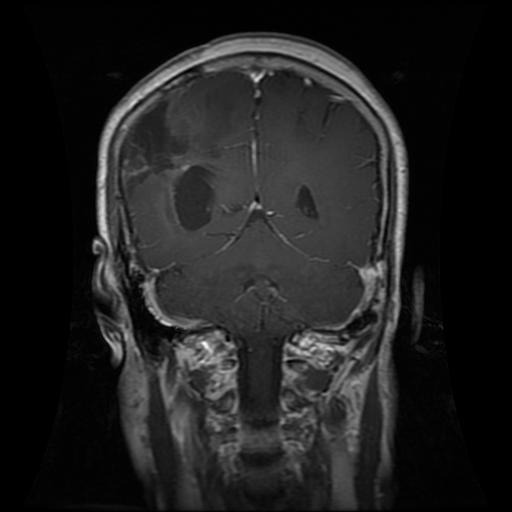
#> input picture ML_Assignment_07_BL.EN.U4AIE23141/Dataset/Tr-gl_0010.jpg, 512 x 512 px, found by its file name; its folder holds 4 pictures in this run
$ python lab7.py
#> lines starting #> are read from the running program, lines starting #| are printed output that depends on the picture
import os
import numpy as np
import cv2
from collections import Counter
from sklearn.model_selection import train_test_split
from sklearn.svm import OneClassSVM

# Path to dataset folder containing glioma images
DATASET_PATH ="C:\\AIO\\Semster Files\\SEMSTER - 4\\ML\\Lab Work\\ML_Assignment_07_BL.EN.U4AIE23138\\Dataset"

# Load images from the dataset
def load_images_from_folder(folder):
    images = []
    for filename in os.listdir(folder):
        img_path = os.path.join(folder, filename)
        img = cv2.imread(img_path)  # Read image
#> img is the input picture: shape (512, 512, 3); min 0, max 255, mean 31.9
        if img is not None:
            img = cv2.resize(img, (128, 128))  # Resize all images to (128x128)
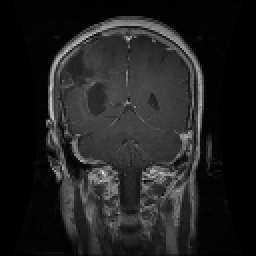
#> img: shape (128, 128, 3) (shown 2 times larger); min 0, max 233, mean 32.1
            images.append(img)
#> pass 2 of the loop in load_images_from_folder, `for filename in os.listdir(folder):`:
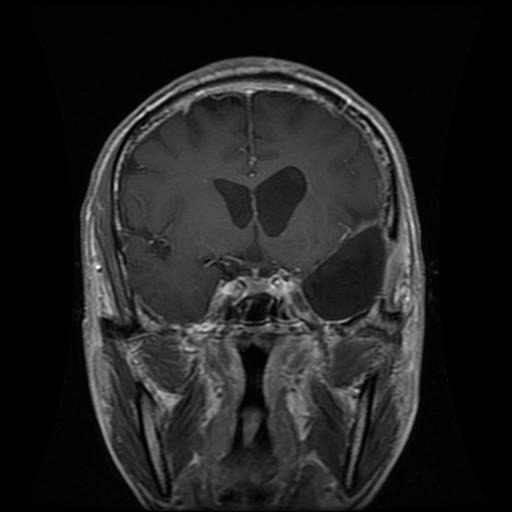
#> input picture ML_Assignment_07_BL.EN.U4AIE23141/Dataset/Tr-gl_0011.jpg, 512 x 512 px, found by its file name
#> in load_images_from_folder, img is the input picture: shape (512, 512, 3); min 0, max 255, mean 33
#> in load_images_from_folder, `img = cv2.resize(img, (128, 128))`:
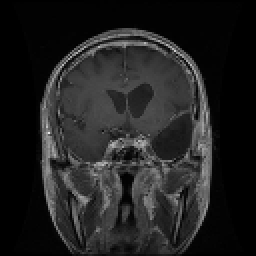
#> img: shape (128, 128, 3) (shown 2 times larger); min 0, max 229, mean 33.1
#> pass 3 of the loop in load_images_from_folder, `for filename in os.listdir(folder):`:
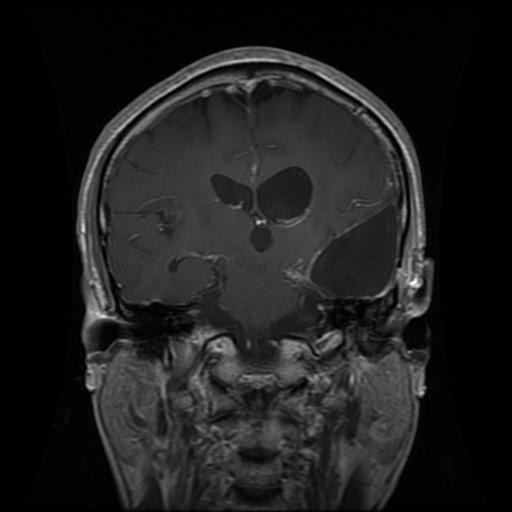
#> input picture ML_Assignment_07_BL.EN.U4AIE23141/Dataset/Tr-gl_0012.jpg, 512 x 512 px, found by its file name
#> in load_images_from_folder, img is the input picture: shape (512, 512, 3); min 0, max 255, mean 30.2
#> in load_images_from_folder, `img = cv2.resize(img, (128, 128))`:
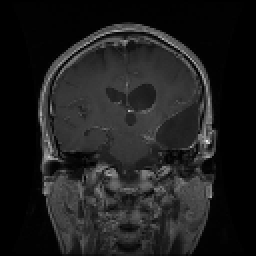
#> img: shape (128, 128, 3) (shown 2 times larger); min 0, max 240, mean 30.3
#> the loop made 4 passes; the first 3 are shown
    return np.array(images)

# Load the glioma images
X = load_images_from_folder(DATASET_PATH)
y = np.zeros(len(X), dtype=int)  # Assign all labels as 0 (glioma class)

# Check class distribution
print("Class distribution before split:", Counter(y))

# Handle the case where only one class is present
unique_classes = np.unique(y)
if len(unique_classes) < 2:
    print("Only one class detected. Proceeding with one-class classification.")

# Split the dataset (without stratification)
X_train, X_test, y_train, y_test = train_test_split(X, y, test_size=0.2, random_state=42)

print("Training set size:", X_train.shape)
#| Training set size: (3, 128, 128, 3)
print("Test set size:", X_test.shape)
#| Test set size: (1, 128, 128, 3)

# Train a One-Class SVM model for anomaly detection
model = OneClassSVM(gamma='auto').fit(X_train.reshape(len(X_train), -1))

# Predict on test data
predictions = model.predict(X_test.reshape(len(X_test), -1))

# Output results
print("Predictions:", predictions)
print("Note: In One-Class SVM, +1 means 'normal' (glioma), -1 means 'outliers' (anomalies).")
